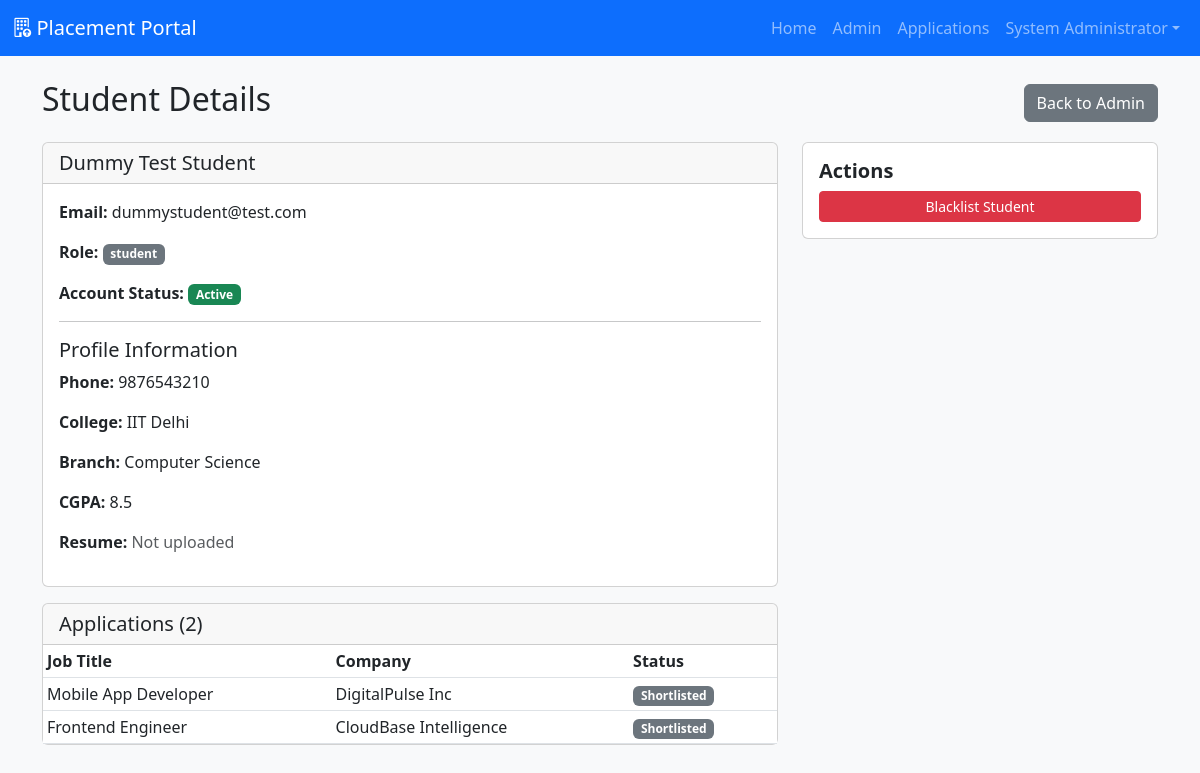
Page /admin/user/2/details (signed in) on the committed database.
### models.py (models this page shows, shortened)
class User(UserMixin, db.Model):
    __tablename__ = 'users'
    id = db.Column(db.Integer, primary_key=True)
    email = db.Column(db.String(120), unique=True, nullable=False)
    password = db.Column(db.String(128), nullable=False)
    name = db.Column(db.String(120))
    role = db.Column(db.String(20), nullable=False)  # 'admin', 'company', 'student'
    active = db.Column(db.Boolean, default=True)
    blacklisted = db.Column(db.Boolean, default=False)

class StudentProfile(db.Model):
    __tablename__ = 'student_profiles'
    id = db.Column(db.Integer, primary_key=True)
    user_id = db.Column(db.Integer, db.ForeignKey('users.id'), nullable=False, unique=True)
    phone = db.Column(db.String(20))
    resume_filename = db.Column(db.String(240))
    college = db.Column(db.String(120))
    branch = db.Column(db.String(120))
    cgpa = db.Column(db.Float)
    created_at = db.Column(db.DateTime, default=datetime.utcnow)
    updated_at = db.Column(db.DateTime, default=datetime.utcnow, onupdate=datetime.utcnow)
    user = db.relationship('User', backref='student_profile', uselist=False)

class Application(db.Model):
    __tablename__ = 'applications'
    id = db.Column(db.Integer, primary_key=True)
    student_id = db.Column(db.Integer, db.ForeignKey('users.id'), nullable=False)
    drive_id = db.Column(db.Integer, db.ForeignKey('drives.id'), nullable=False)
    applied_at = db.Column(db.DateTime, default=datetime.utcnow)
    status = db.Column(db.String(20), default='Applied')  # Applied / Shortlisted / Selected / Rejected
    student = db.relationship('User', backref='applications')
    drive = db.relationship('Drive', backref='applications')
    __table_args__ = (db.UniqueConstraint('student_id', 'drive_id', name='_student_drive_uc'),)

class Drive(db.Model):
    __tablename__ = 'drives'
    id = db.Column(db.Integer, primary_key=True)
    company_id = db.Column(db.Integer, db.ForeignKey('companies.id'), nullable=False)
    job_title = db.Column(db.String(240), nullable=False)
    job_description = db.Column(db.Text)
    eligibility = db.Column(db.String(240))
    salary = db.Column(db.String(100))
    location = db.Column(db.String(120))
    application_deadline = db.Column(db.Date)
    status = db.Column(db.String(20), default='Pending')  # Pending / Approved / Closed
    created_at = db.Column(db.DateTime, default=datetime.utcnow)
    company = db.relationship('CompanyProfile', backref='drives')

class CompanyProfile(db.Model):
    __tablename__ = 'companies'
    id = db.Column(db.Integer, primary_key=True)
    user_id = db.Column(db.Integer, db.ForeignKey('users.id'), nullable=False)
    company_name = db.Column(db.String(240), nullable=False)
    hr_contact = db.Column(db.String(120))
    website = db.Column(db.String(240))
    approved = db.Column(db.Boolean, default=False)
    blacklisted = db.Column(db.Boolean, default=False)
    user = db.relationship('User', backref='company_profile', uselist=False)

### app.py (the view)
@app.route('/admin/user/<int:user_id>/details')
@login_required
@role_required('admin')
def admin_user_details(user_id):
    user = User.query.get_or_404(user_id)
    if user.role == 'student':
        profile = StudentProfile.query.filter_by(user_id=user.id).first()
        apps = Application.query.filter_by(student_id=user.id).all()
        return render_template('admin_student_details.html', user=user, profile=profile, applications=apps)
    elif user.role == 'company':
        profile = CompanyProfile.query.filter_by(user_id=user.id).first()
        drives = Drive.query.filter_by(company_id=profile.id).all()
        return render_template('admin_company_details.html', user=user, profile=profile, drives=drives)
    else:
        flash('User not found', 'danger')
        return redirect(url_for('admin_dashboard'))

### app.py (called while the page is built)
@login_manager.user_loader
def load_user(user_id):
    return User.query.get(int(user_id))

def role_required(role):
    def decorator(fn):
        from functools import wraps
        @wraps(fn)
        def wrapper(*args, **kwargs):
            if not current_user.is_authenticated or current_user.role != role:
                flash('Access denied', 'danger')
                return redirect(url_for('login'))
            return fn(*args, **kwargs)
        return wrapper
    return decorator

### templates/admin_student_details.html
{% extends 'base.html' %}
{% block content %}
  <div class="d-flex justify-content-between align-items-center mb-3">
    <h2>Student Details</h2>
    <a class="btn btn-secondary" href="{{ url_for('admin_dashboard') }}">Back to Admin</a>
  </div>
  <div class="row">
    <div class="col-md-8">
      <div class="card mb-3">
        <div class="card-header">
          <h5 class="mb-0">{{ user.name }}</h5>
        </div>
        <div class="card-body">
          <p><strong>Email:</strong> {{ user.email }}</p>
          <p><strong>Role:</strong> <span class="badge bg-secondary">{{ user.role }}</span></p>
          <p><strong>Account Status:</strong>
            {% if user.blacklisted %}
              <span class="badge bg-danger">Blacklisted</span>
            {% elif not user.active %}
              <span class="badge bg-warning">Inactive</span>
            {% else %}
              <span class="badge bg-success">Active</span>
            {% endif %}
          </p>
          {% if profile %}
            <hr>
            <h5>Profile Information</h5>
            <p><strong>Phone:</strong> {{ profile.phone or 'Not provided' }}</p>
            <p><strong>College:</strong> {{ profile.college or 'Not provided' }}</p>
            <p><strong>Branch:</strong> {{ profile.branch or 'Not provided' }}</p>
            <p><strong>CGPA:</strong> {{ profile.cgpa or 'Not provided' }}</p>
            {% if profile.resume_filename %}
              <p><strong>Resume:</strong> <a href="{{ url_for('uploaded_file', filename=profile.resume_filename) }}" target="_blank">Download</a></p>
            {% else %}
              <p><strong>Resume:</strong> <span class="text-muted">Not uploaded</span></p>
            {% endif %}
          {% endif %}
        </div>
      </div>
      <div class="card">
        <div class="card-header">
          <h5 class="mb-0">Applications ({{ applications|length }})</h5>
        </div>
        <table class="table table-sm mb-0">
          <thead>
            <tr>
              <th>Job Title</th>
              <th>Company</th>
              <th>Status</th>
            </tr>
          </thead>
          <tbody>
            {% for app in applications %}
              <tr>
                <td>{{ app.drive.job_title }}</td>
                <td>{{ app.drive.company.company_name }}</td>
                <td><span class="badge bg-secondary">{{ app.status }}</span></td>
              </tr>
            {% else %}
              <tr><td colspan="3" class="text-center">No applications</td></tr>
            {% endfor %}
          </tbody>
        </table>
      </div>
    </div>
    <div class="col-md-4">
      <div class="card">
        <div class="card-body">
          <h5 class="card-title">Actions</h5>
          {% if not user.blacklisted %}
            <a class="btn btn-danger btn-sm w-100" href="{{ url_for('blacklist_user', user_id=user.id) }}">Blacklist Student</a>
          {% else %}
            <p class="text-center text-muted small">Student is blacklisted</p>
          {% endif %}
        </div>
      </div>
    </div>
  </div>
{% endblock %}

### templates/base.html (shortened to what this page needs)
<!doctype html>
<html lang="en">
  <head>
    <link href="https://cdn.jsdelivr.net/npm/bootstrap@5.3.0/dist/css/bootstrap.min.css" rel="stylesheet">
    <link href="https://cdn.jsdelivr.net/npm/bootstrap-icons@1.10.5/font/bootstrap-icons.css" rel="stylesheet">
    <link href="{{ url_for('static', filename='css/style.css') }}" rel="stylesheet">
  </head>
  <body>
    <nav class="navbar navbar-expand-lg navbar-dark bg-primary">
      <div class="container-fluid">
        <a class="navbar-brand d-flex align-items-center" href="{{ url_for('index') }}"><i class="bi bi-building-up"></i>&nbsp;Placement Portal</a>
        <div class="collapse navbar-collapse" id="navCollapse">
          <ul class="navbar-nav ms-auto">
            <li class="nav-item"><a class="nav-link" href="{{ url_for('index') }}">Home</a></li>
            {% if current_user.is_authenticated %}
              {% if current_user.role=='admin' %}
                <li class="nav-item"><a class="nav-link" href="{{ url_for('admin_dashboard') }}">Admin</a></li>
                <li class="nav-item"><a class="nav-link" href="{{ url_for('admin_applications') }}">Applications</a></li>
              {% elif current_user.role=='company' %}
                <li class="nav-item"><a class="nav-link" href="{{ url_for('company_dashboard') }}">Company</a></li>
              {% endif %}
              <li class="nav-item dropdown">
                <a class="nav-link dropdown-toggle" href="#" role="button" data-bs-toggle="dropdown">{{ current_user.name }}</a>
              </li>
            {% else %}
              <li class="nav-item"><a class="nav-link" href="{{ url_for('login') }}">Login</a></li>
            {% endif %}
          </ul>
        </div>
      </div>
    </nav>
    <div class="container mt-4">
      {% block content %}{% endblock %}
    </div>
  </body>
</html>

### static/css/style.css (style rules this page uses)
body { background: #f8f9fa; }
.navbar-brand i { font-size: 1.2rem; }
.card-title { font-weight: 600; }
.card { transition: transform 0.2s; }

### rows in the picture
User: name "System Administrator"
User: name "Dummy Test Student", email "dummystudent@test.com", role "student"
StudentProfile: phone "9876543210", college "IIT Delhi", branch "Computer Science", cgpa "8.5"
Application: drive.job_title "Mobile App Developer", drive.company.company_name "DigitalPulse Inc", status "Shortlisted"
Application: drive.job_title "Frontend Engineer", drive.company.company_name "CloudBase Intelligence", status "Shortlisted"

### other values in the picture
{{ applications|length }} "2"
